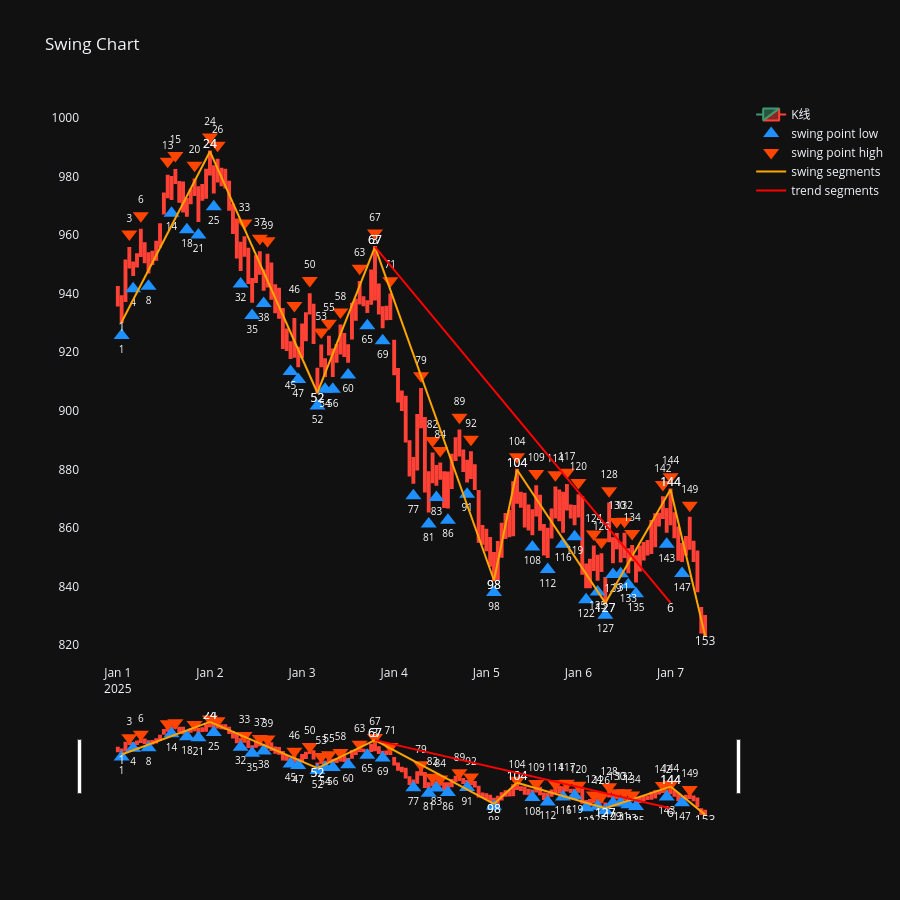

The code cell stored with this chart in its notebook:
### Code cell
import pandas as pd
import plotly.graph_objects as go
from plotly.subplots import make_subplots
from pulao.constant import *

#
# region . Plotly - Cbar
#
df_cbar = cbar_manager.df_cbar.to_pandas()
df_cbar["datetime"] = pd.date_range("2025-01-01", periods=df_cbar.shape[0], freq="h")
df_cbar["open_price"] = df_cbar["high_price"]
df_cbar["close_price"] = df_cbar["low_price"]
df_cbar.insert(0, "index", range(len(df_cbar)))

# region 构建波段数据
df_swing = swing_manager.df_swing.to_pandas()
df_swing["start_datetime"] = pd.Series(dtype="datetime64[ns]")
df_swing["end_datetime"] = pd.Series(dtype="datetime64[ns]")
df_swing.insert(0, "index", range(len(df_swing)))

for i, row in enumerate(df_swing.itertuples()):
    df = df_cbar[
        (df_cbar["id"] >= row.cbar_start_id) & (df_cbar["id"] <= row.cbar_end_id)
    ]
    start_datetime = df.iloc[0]["datetime"]
    end_datetime = df.iloc[-1]["datetime"]
    df_swing.at[i, "start_datetime"] = start_datetime
    df_swing.at[i, "end_datetime"] = end_datetime

xs_swing = []
ys_swing = []
texts_swing = []
text_positions_swing = []
for i, row in enumerate(df_swing.itertuples()):
    xs_swing += [row.start_datetime, row.end_datetime, None]
    print("df_swing - "+str(i),row)
    start_index = df_cbar[(df_cbar["id"] == row.cbar_start_id)]["index"].iloc[0]
    end_index = df_cbar[(df_cbar["id"] == row.cbar_end_id)]["index"].iloc[0]
    if row.direction == Direction.UP:
        start_price = df_cbar[(df_cbar["id"] == row.cbar_start_id)]["low_price"].iloc[0]
        end_price = df_cbar[(df_cbar["id"] == row.cbar_end_id)]["high_price"].iloc[0]
        text_positions_swing += ["bottom center", "top center", "middle center"]
    else:
        start_price = df_cbar[(df_cbar["id"] == row.cbar_start_id)]["high_price"].iloc[
            0
        ]
        end_price = df_cbar[(df_cbar["id"] == row.cbar_end_id)]["low_price"].iloc[0]
        text_positions_swing += ["top center", "bottom center", "middle center"]
    ys_swing += [start_price, end_price, None]
    texts_swing += [start_index, end_index, None]
# endregion

# region 构建趋势数据
df_trend = trend_manager.df_trend.to_pandas()
df_trend["start_datetime"] = pd.Series(dtype="datetime64[ns]")
df_trend["end_datetime"] = pd.Series(dtype="datetime64[ns]")
df_trend.insert(0, "index", range(len(df_trend)))

for i, row in enumerate(df_trend.itertuples()):
    df = df_swing[
        (df_swing["id"] >= row.swing_start_id) & (df_swing["id"] <= row.swing_end_id)
    ]
    start_datetime = df.iloc[0]["start_datetime"]
    end_datetime = df.iloc[-1]["end_datetime"]
    df_trend.at[i, "start_datetime"] = start_datetime
    df_trend.at[i, "end_datetime"] = end_datetime

xs_trend = []
ys_trend = []
texts_trend = []
text_positions_trend = []
for i, row in enumerate(df_trend.itertuples()):
    xs_trend += [row.start_datetime, row.end_datetime, None]
    print("df_trend - "+ str(i), row)
    start_index = df_swing[(df_swing["id"] == row.swing_start_id)]["index"].iloc[0]
    end_index = df_swing[(df_swing["id"] == row.swing_end_id)]["index"].iloc[0]
    if row.direction == Direction.UP:
        start_price = df_swing[(df_swing["id"] == row.swing_start_id)]["low_price"].iloc[0]
        end_price = df_swing[(df_swing["id"] == row.swing_end_id)]["high_price"].iloc[0]
        text_positions_trend += ["bottom center", "top center", "middle center"]
    else:
        start_price = df_swing[(df_swing["id"] == row.swing_start_id)]["high_price"].iloc[
            0
        ]
        end_price = df_swing[(df_swing["id"] == row.swing_end_id)]["low_price"].iloc[0]
        text_positions_trend += ["top center", "bottom center", "middle center"]
    ys_trend += [start_price, end_price, None]
    texts_trend += [start_index, end_index, None]
#endregion

# region fig
fig = make_subplots(rows=1, cols=1)
fig.add_trace(
    go.Candlestick(
        x=df_cbar["datetime"],
        open=df_cbar["open_price"],
        high=df_cbar["high_price"],
        low=df_cbar["low_price"],
        close=df_cbar["close_price"],
        name="K线",
    ),
    row=1,
    col=1,
)

df_fractal_bottom = df_cbar[(df_cbar["fractal_type"] == FractalType.BOTTOM)]

fig.add_trace(
    go.Scatter(
        x=df_fractal_bottom["datetime"],
        y=df_fractal_bottom["low_price"] * 0.995,  # 放在K线最低价下方一点，不遮挡蜡烛
        mode="markers+text",
        name="swing point low",
        marker=dict(
            symbol="triangle-up",
            size=14,
            color="#1E90FF",
        ),
        text=df_fractal_bottom["index"],  # ← 添加序号
        textposition="bottom center",  # ← 文字位置
        textfont=dict(size=10, color="white"),
        hovertemplate="<b>波段低点</b><br>"
        + "时间: %{x}<br>"
        + "价格: %{y:.2f}<br>"
        + "<extra></extra>",
    ),
    row=1,
    col=1,
)


df_fractal_top = df_cbar[(df_cbar["fractal_type"] == FractalType.TOP)]

fig.add_trace(
    go.Scatter(
        x=df_fractal_top["datetime"],
        y=df_fractal_top["high_price"] * 1.005,  # 放在K线最高价上方一点
        mode="markers+text",
        name="swing point high",
        marker=dict(
            symbol="triangle-down",
            size=14,
            color="#FF4500",
        ),
        text=df_fractal_top["index"],  # ← 添加序号
        textposition="top center",  # ← 文字位置
        textfont=dict(size=10, color="white"),
        hovertemplate="<b>波段高点</b><br>"
        + "时间: %{x}<br>"
        + "价格: %{y:.2f}<br>"
        + "<extra></extra>",
    ),
    row=1,
    col=1,
)

fig.add_trace(
    go.Scatter(
        x=xs_swing,
        y=ys_swing,
        name="swing segments",
        mode="lines+text",  # lines+text 支持显示文字
        line=dict(width=2, color="orange"),
        text=texts_swing,
        textposition=text_positions_swing,  # 文字位置
    )
)

fig.add_trace(
    go.Scatter(
        x=xs_trend,
        y=ys_trend,
        name="trend segments",
        mode="lines+text",  # lines+text 支持显示文字
        line=dict(width=2, color="red"),
        text=texts_trend,
        textposition=text_positions_trend,  # 文字位置
    )
)

title = "Swing Chart"
fig.update_layout(
    title=title,
    height=900,
    hovermode="x unified",  # X轴悬停联动虚线
)

fig.update_xaxes(
    showgrid=False,
)

fig.update_yaxes(
    showgrid=False,
)

fig.show()
# endregion

# endregion

### Figure 1 — Plotly figure (JSON) as saved in the notebook; plotly's stock layout.template omitted (floating-point values rounded to 4 significant figures; data arrays with more than 128 entries replaced by an {"elided": "..."} marker saying what was removed)
{"data": [{"close": {"elided": "154 float values"}, "high": {"elided": "154 float values"}, "low": {"elided": "154 float values"}, "name": "K线", "open": {"elided": "154 float values"}, "x": {"elided": "154 str values"}, "type": "candlestick", "xaxis": "x", "yaxis": "y"}, {"hovertemplate": "<b>波段低点</b><br>时间: %{x}<br>价格: %{y:.2f}<br><extra></extra>", "marker": {"color": "#1E90FF", "size": 14, "symbol": "triangle-up"}, "mode": "markers+text", "name": "swing point low", "text": [1.0, 4.0, 8.0, 14.0, 18.0, 21.0, 25.0, 32.0, 35.0, 38.0, 45.0, 47.0, 52.0, 54.0, 56.0, 60.0, 65.0, 69.0, 77.0, 81.0, 83.0, 86.0, 91.0, 98.0, 108.0, 112.0, 116.0, 119.0, 122.0, 125.0, 127.0, 129.0, 131.0, 133.0, 135.0, 143.0, 147.0], "textfont": {"color": "white", "size": 10}, "textposition": "bottom center", "x": ["2025-01-01T01:00:00.000000000", "2025-01-01T04:00:00.000000000", "2025-01-01T08:00:00.000000000", "2025-01-01T14:00:00.000000000", "2025-01-01T18:00:00.000000000", "2025-01-01T21:00:00.000000000", "2025-01-02T01:00:00.000000000", "2025-01-02T08:00:00.000000000", "2025-01-02T11:00:00.000000000", "2025-01-02T14:00:00.000000000", "2025-01-02T21:00:00.000000000", "2025-01-02T23:00:00.000000000", "2025-01-03T04:00:00.000000000", "2025-01-03T06:00:00.000000000", "2025-01-03T08:00:00.000000000", "2025-01-03T12:00:00.000000000", "2025-01-03T17:00:00.000000000", "2025-01-03T21:00:00.000000000", "2025-01-04T05:00:00.000000000", "2025-01-04T09:00:00.000000000", "2025-01-04T11:00:00.000000000", "2025-01-04T14:00:00.000000000", "2025-01-04T19:00:00.000000000", "2025-01-05T02:00:00.000000000", "2025-01-05T12:00:00.000000000", "2025-01-05T16:00:00.000000000", "2025-01-05T20:00:00.000000000", "2025-01-05T23:00:00.000000000", "2025-01-06T02:00:00.000000000", "2025-01-06T05:00:00.000000000", "2025-01-06T07:00:00.000000000", "2025-01-06T09:00:00.000000000", "2025-01-06T11:00:00.000000000", "2025-01-06T13:00:00.000000000", "2025-01-06T15:00:00.000000000", "2025-01-06T23:00:00.000000000", "2025-01-07T03:00:00.000000000"], "y": [925.6, 941.6, 942.5, 967.4, 961.8, 960.0, 969.7, 943.3, 932.5, 936.6, 913.4, 910.6, 901.6, 907.3, 907.3, 912.2, 929.0, 923.9, 871.0, 861.3, 870.4, 862.6, 871.5, 837.9, 853.5, 845.8, 854.4, 856.9, 835.5, 838.1, 830.2, 844.1, 844.3, 840.6, 837.5, 854.4, 844.4], "type": "scatter", "xaxis": "x", "yaxis": "y"}, {"hovertemplate": "<b>波段高点</b><br>时间: %{x}<br>价格: %{y:.2f}<br><extra></extra>", "marker": {"color": "#FF4500", "size": 14, "symbol": "triangle-down"}, "mode": "markers+text", "name": "swing point high", "text": [3.0, 6.0, 13.0, 15.0, 20.0, 24.0, 26.0, 33.0, 37.0, 39.0, 46.0, 50.0, 53.0, 55.0, 58.0, 63.0, 67.0, 71.0, 79.0, 82.0, 84.0, 89.0, 92.0, 104.0, 109.0, 114.0, 117.0, 120.0, 124.0, 126.0, 128.0, 130.0, 132.0, 134.0, 142.0, 144.0, 149.0], "textfont": {"color": "white", "size": 10}, "textposition": "top center", "x": ["2025-01-01T03:00:00.000000000", "2025-01-01T06:00:00.000000000", "2025-01-01T13:00:00.000000000", "2025-01-01T15:00:00.000000000", "2025-01-01T20:00:00.000000000", "2025-01-02T00:00:00.000000000", "2025-01-02T02:00:00.000000000", "2025-01-02T09:00:00.000000000", "2025-01-02T13:00:00.000000000", "2025-01-02T15:00:00.000000000", "2025-01-02T22:00:00.000000000", "2025-01-03T02:00:00.000000000", "2025-01-03T05:00:00.000000000", "2025-01-03T07:00:00.000000000", "2025-01-03T10:00:00.000000000", "2025-01-03T15:00:00.000000000", "2025-01-03T19:00:00.000000000", "2025-01-03T23:00:00.000000000", "2025-01-04T07:00:00.000000000", "2025-01-04T10:00:00.000000000", "2025-01-04T12:00:00.000000000", "2025-01-04T17:00:00.000000000", "2025-01-04T20:00:00.000000000", "2025-01-05T08:00:00.000000000", "2025-01-05T13:00:00.000000000", "2025-01-05T18:00:00.000000000", "2025-01-05T21:00:00.000000000", "2025-01-06T00:00:00.000000000", "2025-01-06T04:00:00.000000000", "2025-01-06T06:00:00.000000000", "2025-01-06T08:00:00.000000000", "2025-01-06T10:00:00.000000000", "2025-01-06T12:00:00.000000000", "2025-01-06T14:00:00.000000000", "2025-01-06T22:00:00.000000000", "2025-01-07T00:00:00.000000000", "2025-01-07T05:00:00.000000000"], "y": [960.3, 966.6, 985.2, 987.1, 983.8, 993.5, 990.6, 964.1, 958.9, 958.0, 935.9, 944.5, 926.9, 929.9, 933.7, 948.6, 960.7, 944.4, 911.9, 889.8, 886.4, 897.7, 890.3, 884.3, 878.6, 878.2, 879.0, 875.5, 857.9, 855.2, 872.7, 862.2, 862.3, 858.1, 874.8, 877.5, 867.8], "type": "scatter", "xaxis": "x", "yaxis": "y"}, {"line": {"color": "orange", "width": 2}, "mode": "lines+text", "name": "swing segments", "text": ["1", "24", null, "24", "52", null, "52", "67", null, "67", "98", null, "98", "104", null, "104", "127", null, "127", "144", null, "144", "153", null], "textposition": ["bottom center", "top center", "middle center", "top center", "bottom center", "middle center", "bottom center", "top center", "middle center", "top center", "bottom center", "middle center", "bottom center", "top center", "middle center", "top center", "bottom center", "middle center", "bottom center", "top center", "middle center", "top center", "bottom center", "middle center"], "x": ["2025-01-01T01:00:00", "2025-01-02T00:00:00", null, "2025-01-02T00:00:00", "2025-01-03T04:00:00", null, "2025-01-03T04:00:00", "2025-01-03T19:00:00", null, "2025-01-03T19:00:00", "2025-01-05T02:00:00", null, "2025-01-05T02:00:00", "2025-01-05T08:00:00", null, "2025-01-05T08:00:00", "2025-01-06T07:00:00", null, "2025-01-06T07:00:00", "2025-01-07T00:00:00", null, "2025-01-07T00:00:00", "2025-01-07T09:00:00", null], "y": [930.3, 988.5, null, 988.5, 906.1, null, 906.1, 955.9, null, 955.9, 842.1, null, 842.1, 879.9, null, 879.9, 834.4, null, 834.4, 873.1, null, 873.1, 823.2, null], "type": "scatter"}, {"line": {"color": "red", "width": 2}, "mode": "lines+text", "name": "trend segments", "text": ["3", "6", null], "textposition": ["top center", "bottom center", "middle center"], "x": ["2025-01-03T19:00:00", "2025-01-07T00:00:00", null], "y": [955.9, 834.4, null], "type": "scatter"}], "layout": {"xaxis": {"anchor": "y", "domain": [0.0, 1.0], "showgrid": false}, "yaxis": {"anchor": "x", "domain": [0.0, 1.0], "showgrid": false}, "title": {"text": "Swing Chart"}, "height": 900, "hovermode": "x unified"}}
